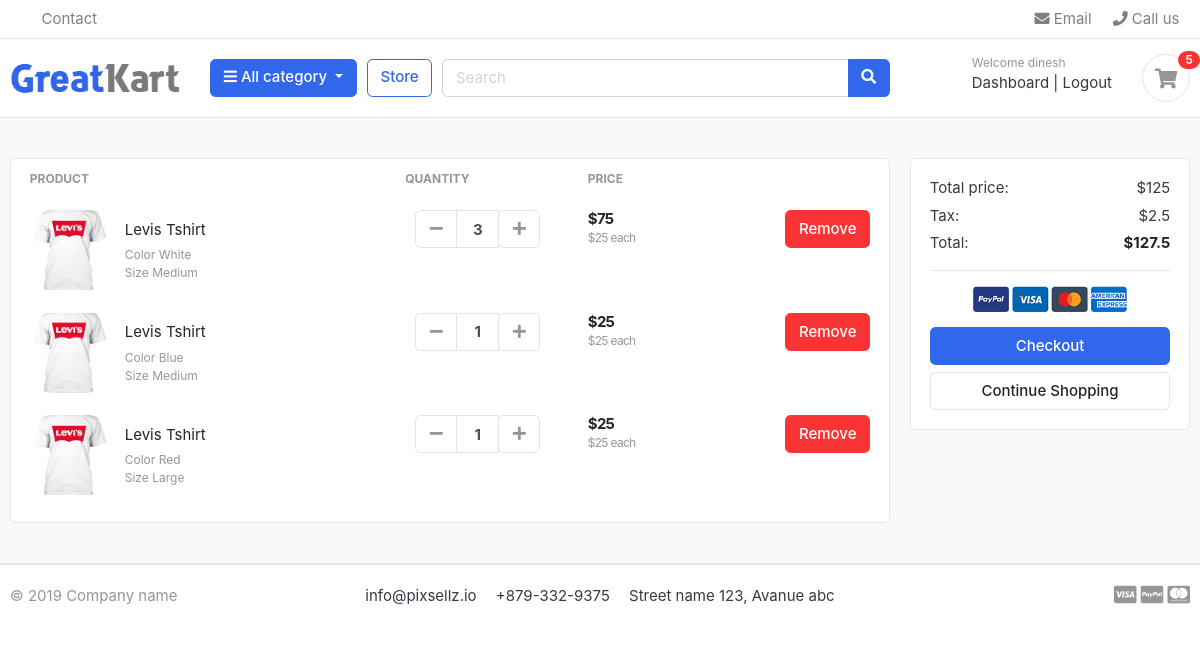
Screenshot of /cart/ (signed in) with the database file from the repository.
### accounts/models.py (models this page shows, shortened)
class Account(AbstractBaseUser):
  first_name=models.CharField(max_length=50)
  last_name=models.CharField(max_length=50)
  username=models.CharField(max_length=50,unique=True)
  email=models.EmailField(max_length=100,unique=True)
  phone_number=models.CharField(max_length=25)
  date_joined=models.DateTimeField(auto_now_add=True)
  last_login=models.DateTimeField(auto_now_add=True)
  is_admin=models.BooleanField(default=False)
  is_staff=models.BooleanField(default=False)
  is_active=models.BooleanField(default=False)
  is_superadmin=models.BooleanField(default=False)
  USERNAME_FIELD = 'email'
  REQUIRED_FIELDS=['username','first_name','last_name']
  objects = MyAccountManager()

### carts/models.py (models this page shows, shortened)
class CartItem(models.Model):
  user = models.ForeignKey(Account,on_delete=models.CASCADE,null=True)
  product = models.ForeignKey(Product,on_delete=models.CASCADE)
  variations=models.ManyToManyField(Variation,blank=True)
  cart = models.ForeignKey(Cart,on_delete=models.CASCADE,null=True)
  quantity = models.IntegerField()
  is_active=models.BooleanField(default=True)
  def sub_total(self):
    return self.product.price*self.quantity

### store/models.py (models this page shows, shortened)
class Product(models.Model):
  product_name = models.CharField(max_length=200,unique=True)
  slug=models.SlugField(max_length=200,unique=True)
  description = models.TextField(max_length=500,blank=True)
  price=models.IntegerField()
  image=models.ImageField(upload_to='photos/products')
  stock=models.IntegerField()
  is_available=models.BooleanField(default=True)
  category=models.ForeignKey(Category,on_delete=models.CASCADE)
  created_date = models.DateTimeField(auto_now_add=True)
  modified_date=models.DateTimeField(auto_now=True)
  def get_url(self):
    return reverse('product_detail',args=[self.category.slug,self.slug])

class Variation(models.Model):
  product=models.ForeignKey(Product,on_delete=models.CASCADE)
  variation_category=models.CharField(max_length=100,choices=variation_category_choice)
  variation_value=models.CharField(max_length=100)
  is_active=models.BooleanField(default=True)
  created_date=models.DateTimeField(auto_now_add=True)
  objects = VariationManager()

### carts/views.py (the view)
# urls.py: path('cart/',include('carts.urls')),
def cart(request,total=0,quantity=0,cart_items=None):
  try:
     tax=0
     grand_total=0
     if request.user.is_authenticated:
       cart_items =CartItem.objects.filter(user=request.user,is_active=True)
     else:
            cart=Cart.objects.get(cart_id=_cart_id(request))
            cart_items =CartItem.objects.filter(cart=cart,is_active=True)
     for cart_item in cart_items:
        total+=(cart_item.product.price*cart_item.quantity)
        quantity+=cart_item.quantity
     tax=(2*total)/100
     grand_total=tax+total
  except ObjectDoesNotExist:  # Catch ObjectDoesNotExist exception
        pass
  context={
     'total':total,
     'quantity':quantity,
     'cart_items':cart_items,
     'tax':tax,
     'grand_total':grand_total,
  }
  return render(request,'store/cart.html',context)

### carts/context_processors.py (called while the page is built)
def counter(request):
  cart_count=0
  if 'admin' in request.path:
    return {}
  else:
    try:
      cart=Cart.objects.filter(cart_id=_cart_id(request))
      if request.user.is_authenticated:
        cart_items=CartItem.objects.all().filter(user=request.user)
      else:
        cart_items=CartItem.objects.all().filter(cart=cart[:1])
      for cart_item in cart_items:
        cart_count = cart_count+cart_item.quantity
    except Cart.DoesNotExist:
      cart_count=0
  return dict(cart_count=cart_count)

### carts/views.py (called while the page is built)
def _cart_id(request):
  cart=request.session.session_key
  if not cart:
    cart=request.session.create()
  return cart

### category/context_processors.py (called while the page is built)
def menu_links(request):
  links=Category.objects.all()
  return dict(links=links)

### category/models.py (called while the page is built)
  def get_url(self):
    return reverse('products_by_category',args=[self.slug])

### templates/store/cart.html (shortened to what this page needs)
{% extends 'base.html' %}
{% load static %}
{% block content %}
<section class="section-content padding-y bg">
<div class="container">
{% if not cart_items %}
<h2 class="text-center">Your Shopping cart is empty</h2>
<br>
<div class="text-center">
<a href="{% url 'store' %}" class="btn btn-primary">Continue Shopping</a>
</div>
{% else %}
<div class="row">
	<aside class="col-lg-9">
<div class="card">
<table class="table table-borderless table-shopping-cart">
<thead class="text-muted">
<tr class="small text-uppercase">
  <th scope="col">Product</th>
  <th scope="col" width="120">Quantity</th>
  <th scope="col" width="120">Price</th>
  <th scope="col" class="text-right" width="200"></th>
</tr>
</thead>
<tbody>
{% for cart_item in cart_items %}
<tr>
	<td>
		<figure class="itemside align-items-center">
			<div class="aside"><img src="{{cart_item.product.image.url}}" class="img-sm"></div>
			<figcaption class="info">
				<a href="{{ cart_item.product.get_url }}" class="title text-dark">{{cart_item.product.product_name}}</a>
				<p class="text-muted small">
					{% if cart_item.variations.all %}
					{% for item in cart_item.variations.all %}
					{{item.variation_category|capfirst}}
					{{item.variation_value|capfirst}}<br>
					{% endfor %}
					{% endif %}
				</p>
			</figcaption>
		</figure>
	</td>
	<td>
					<div class="col">
						<div class="input-group input-spinner">
							<div class="input-group-prepend">
							<a href="{% url 'remove_cart' cart_item.product_id cart_item.id %}" class="btn btn-light" type="button" id="button-plus"> <i class="fa fa-minus"></i> </a>
							</div>
							<input type="text" class="form-control"  value="{{cart_item.quantity}}">
							<div class="input-group-append">
								<form action="{% url 'add_cart' cart_item.product_id %}" method="POST">
									<button  class="btn btn-light" type="submit" id="button-minus"> <i class="fa fa-plus"></i> </button>
								</form>
							</div>
						</div>
					</div>
	</td>
	<td>
		<div class="price-wrap">
			<var class="price">${{cart_item.sub_total}}</var>
			<small class="text-muted"> ${{cart_item.product.price}} each </small>
		</div>
	</td>
	<td class="text-right">
	<a href="{% url 'remove_cart_item' cart_item.product_id cart_item.id %}" onclick="return confirm('Are you sure you want to delete this item?')"  class="btn btn-danger"> Remove</a>
	</td>
</tr>
{% endfor %}
</tbody>
</table>
</div>
	</aside>
	<aside class="col-lg-3">
		<div class="card">
		<div class="card-body">
			<dl class="dlist-align">
			  <dt>Total price:</dt>
			  <dd class="text-right">${{total}}</dd>
			</dl>
			<dl class="dlist-align">
			  <dt>Tax:</dt>
			  <dd class="text-right">${{tax}}</dd>
			</dl>
			<dl class="dlist-align">
			  <dt>Total:</dt>
			  <dd class="text-right text-dark b"><strong>${{grand_total}}</strong></dd>
			</dl>
			<hr>
			<p class="text-center mb-3">
				<img src="{% static 'images/misc/payments.png' %}" height="26">
			</p>
			<a href="{% url 'checkout' %}" class="btn btn-primary btn-block"> Checkout </a>
			<a href="{% url 'store' %}" class="btn btn-light btn-block">Continue Shopping</a>
		</div>
		</div>
</aside>
</div>
{% endif %}
</div>
</section>
{% endblock %}

### templates/includes/navbar.html (shortened to what this page needs)
{% load static %}
<header class="section-header">
  <nav class="navbar p-md-0 navbar-expand-sm navbar-light border-bottom">
  <div class="container">
    <div class="collapse navbar-collapse" id="navbarTop4">
      <ul class="navbar-nav mr-auto">
        <li class="nav-item dropdown">
         <a href="#" class="nav-link">    </a>
      </li>
      <li class="nav-item dropdown">
        <a href="#" class="nav-link">Contact</a>
      </li>
      </ul>
      <ul class="navbar-nav">
      <li><a href="#" class="nav-link"> <i class="fa fa-envelope"></i> Email </a></li>
      <li><a href="#" class="nav-link"> <i class="fa fa-phone"></i> Call us </a></li>
    </ul>
    </div>
  </div>
  </nav>
  <section class="header-main border-bottom">
    <div class="container">
  <div class="row align-items-center">
    <div class="col-lg-2 col-md-3 col-6">
      <a href="{% url 'home' %}" class="brand-wrap">
        <img class="logo" src="{% static 'images\logo.png' %}">
      </a>
    </div>
    <div class="col-lg col-sm col-md col-6 flex-grow-0">
      <div class="category-wrap dropdown d-inline-block float-right">
        <button type="button" class="btn btn-primary dropdown-toggle" data-toggle="dropdown">
          <i class="fa fa-bars"></i> All category
        </button>
      </div>
    </div>
    <a href="{% url 'store' %}" class="btn btn-outline-primary">Store</a>
    <div class="col-lg  col-md-6 col-sm-12 col">
      <form action="{% url 'search' %}" class="search" method="GET">
        <div class="input-group w-100">
            <input type="text" class="form-control" style="width:60%;" placeholder="Search" name="keyword">
            <div class="input-group-append">
              <button class="btn btn-primary" type="submit">
                <i class="fa fa-search"></i>
              </button>
            </div>
          </div>
      </form>
    </div>
    <div class="col-lg-3 col-sm-6 col-8 order-2 order-lg-3">
          <div class="d-flex justify-content-end mb-3 mb-lg-0">
            {% if user.id is None %}
            <div class="widget-header">
              <small class="title text-muted">Welcome guest!</small>
              <div>
                <a href="{% url 'login' %}">Sign in</a> <span class="dark-transp"> | </span>
                <a href="{% url 'register' %}"> Register</a>
              </div>
            </div>
            {% else %}
            <div class="widget-header">
              <small class="title text-muted">Welcome {{user.first_name}}</small>
              <div>
                <a href="{% url 'dashboard' %}">Dashboard</a> <span class="dark-transp"> | </span>
                <a href="{% url 'logout' %}">Logout</a>
              </div>
            </div>
            {% endif %}
            <a href="{% url 'cart' %}" class="widget-header pl-3 ml-3">
              <div class="icon icon-sm rounded-circle border"><i class="fa fa-shopping-cart"></i></div>
              <span class="badge badge-pill badge-danger notify">{{cart_count}}</span>
            </a>
          </div>
        </div>
  </div>
    </div>
  </section>
  </header>

### static/css/ui.css (style rules this page uses)
html { font-family: "Inter", sans-serif; font-size: 15px; }
.price-wrap { letter-spacing: -0.7px; }
.icon-xs, .icon-sm, .icon-md, .icon-lg { display: inline-block; text-align: center; flex-shrink: 0; flex-grow: 0; }
.icon-sm { width: 48px; height: 48px; line-height: 48px !important; font-size: 20px; }
.img-xs, .img-sm, .img-md, .img-lg { -o-object-fit: cover; object-fit: cover; flex-shrink: 0; flex-grow: 0; }
.img-sm { width: 80px; height: 80px; }
.padding-y { padding-top: 40px; padding-bottom: 40px; }
var { font-style: normal; }
figure { margin-bottom: 0; }
.bg { background-color: #f8f9fa; }
.b { font-weight: 600; }
p:last-child { margin-bottom: 0; }
.header-main { position: relative; padding-top: 1rem; padding-bottom: 1rem; }
.brand-wrap .logo, .navbar-brand .logo { margin-right: 7px; max-height: 42px; display: inline-block; }
.widget-header { display: inline-block; vertical-align: middle; position: relative; }
.widget-header a { color: #343a40; }
.widget-header i { color: #969696; }
.widget-header .title { display: block; }
.widget-header .notify { position: absolute; top: -3px; right: -10px; }
.btn-light { background-color: #fff; border-color: #e4e4e4; }
.btn-light i { color: #969696; }
.itemside { position: relative; display: flex; width: 100%; }
.itemside .aside { position: relative; flex-shrink: 0; }
.itemside .info { padding-left: 15px; padding-right: 7px; }
.itemside p { margin-bottom: 0; }
.itemside .title { display: block; margin-bottom: 5px; color: #212529; }
[class*=dlist-] { margin-bottom: 5px; }
[class*=dlist-] dd { margin-bottom: 0; }
.dlist-align { display: flex; }
.dlist-align dt { width: 150px; word-wrap: break-word; font-weight: normal; }
.dlist-align dd { flex-grow: 1; }
.notify { position: absolute; top: -4px; right: -10px; display: inline-block; padding: 0.25em 0.6em; font-size: 12px; line-height: 1; text-align: center; border-radius: 3rem; color: #fff; background-color: #fa3434; }
.price { font-weight: 600; color: #212529; }
.input-spinner { width: 125px; flex-wrap: nowrap; display: inline-flex; vertical-align: middle; }
.input-spinner input.form-control { text-align: center; max-width: 46px; font-weight: bold; flex-basis: 46px; border-color: #e4e4e4; flex-grow: 0; }
.input-spinner .btn { width: 42px; text-align: center; padding-left: 0.5rem; padding-right: 0.5rem; }
.table-shopping-cart.table td, .table-shopping-cart.table th { padding-left: 1.25rem; padding-right: 1.25rem; }
.table-shopping-cart .price-wrap { line-height: 1.2; }
.table-shopping-cart .price { font-weight: bold; margin-right: 5px; display: block; }

### rows the page displays
Account: first_name "dinesh"
CartItem: product.image (picture), product.product_name "Levis Tshirt", quantity "3", sub_total "75", product.price "25"
Variation: variation_category "Color", variation_value "White"
Variation: variation_category "Size", variation_value "Medium"
CartItem: product.image (picture), product.product_name "Levis Tshirt", quantity "1", sub_total "25", product.price "25"
Variation: variation_category "Color", variation_value "Blue"
CartItem: product.image (picture), product.product_name "Levis Tshirt", quantity "1", sub_total "25", product.price "25"
Variation: variation_category "Color", variation_value "Red"
Variation: variation_category "Size", variation_value "Large"

### other values shown
{{ cart_count }} "5"
{{ total }} "125"
{{ tax }} "2.5"
{{ grand_total }} "127.5"
